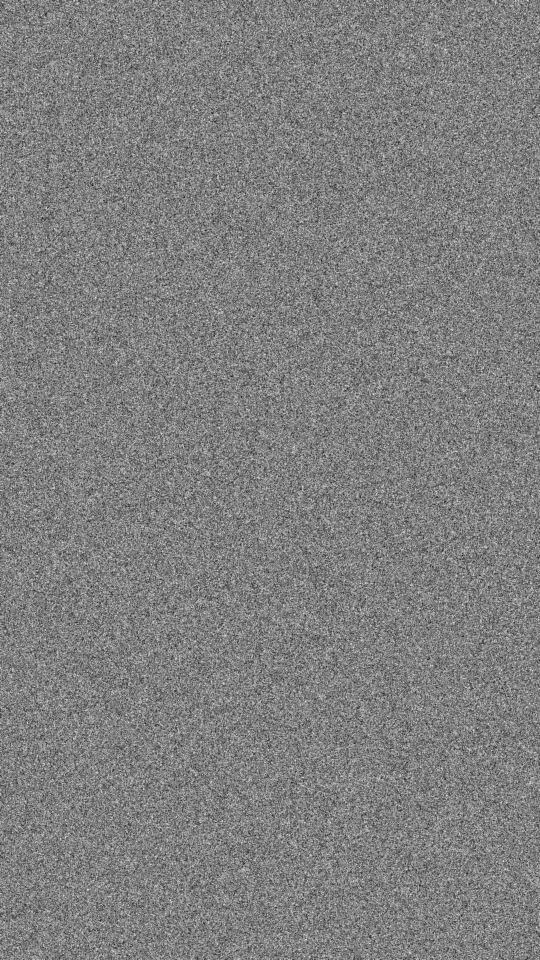
#> input picture reels/013-nov09-roar/assets/img/grain1.png, 540 x 960 px, given in place of grain1.png_05.png, which was not available
$ python trip.py ../../reels/013-nov09-roar/assets/img/grain1.png 5 5 ../../reels/013-nov09-roar/assets/img/grain2.png
#> lines starting #> are read from the running program, lines starting #| are printed output that depends on the picture
import sys
from PIL import Image
tag, a, b, out = sys.argv[1], int(sys.argv[2]), int(sys.argv[3]), sys.argv[4]
ims = [Image.open(f'carousel/{tag}_{i:02d}.png').resize((600, 750)) for i in range(a, b+1)]
#> ims = 1 item
W = Image.new('RGB', (len(ims)*600 + (len(ims)-1)*8, 750), (30,30,30))
#> W: PIL image 600x750 RGB; every value is 30
for k, im in enumerate(ims): W.paste(im, (k*608, 0))
#> this loop made 1 pass
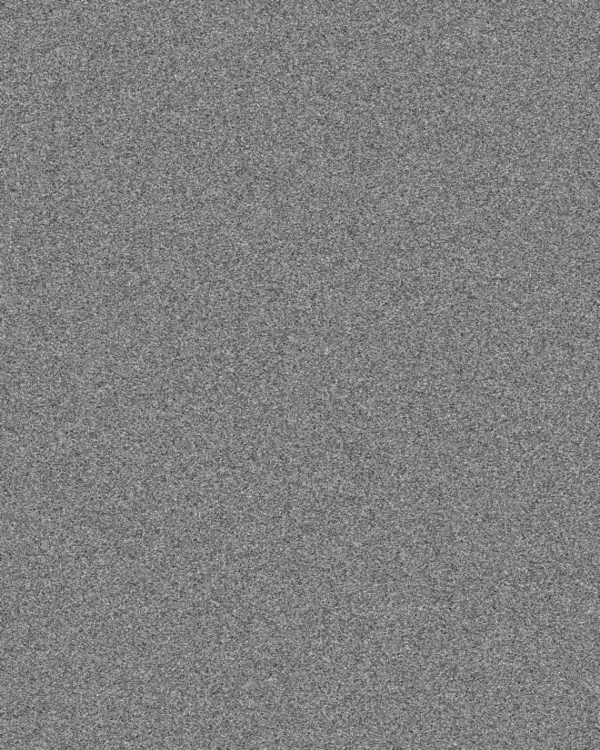
#> W: PIL image 600x750 RGB; min 43, max 213, mean 127.4
W.save(out)

$ run again, on reels/013-nov09-roar/assets/img/grain2.png
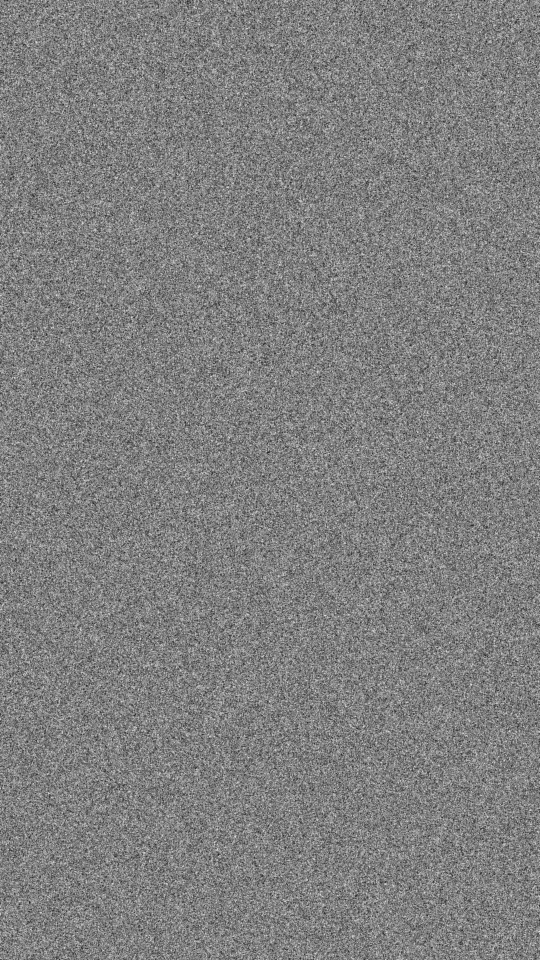
#> input picture reels/013-nov09-roar/assets/img/grain2.png, 540 x 960 px, given in place of grain2.png_05.png, which was not available
#> ims = 1 item
#> the loop `for k, im in enumerate(ims): W.paste(im, (k*608, 0))` made 1 pass
#> after the loop `for k, im in enumerate(ims): W.paste(im, (k*608, 0))`:
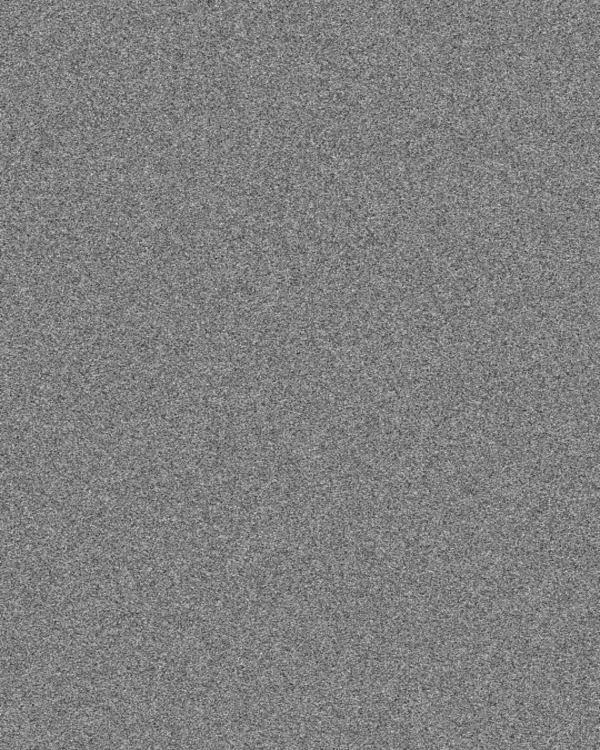
#> W: PIL image 600x750 RGB; min 44, max 219, mean 127.5

$ run again, on reels/013-nov09-roar/assets/img/grain3.png
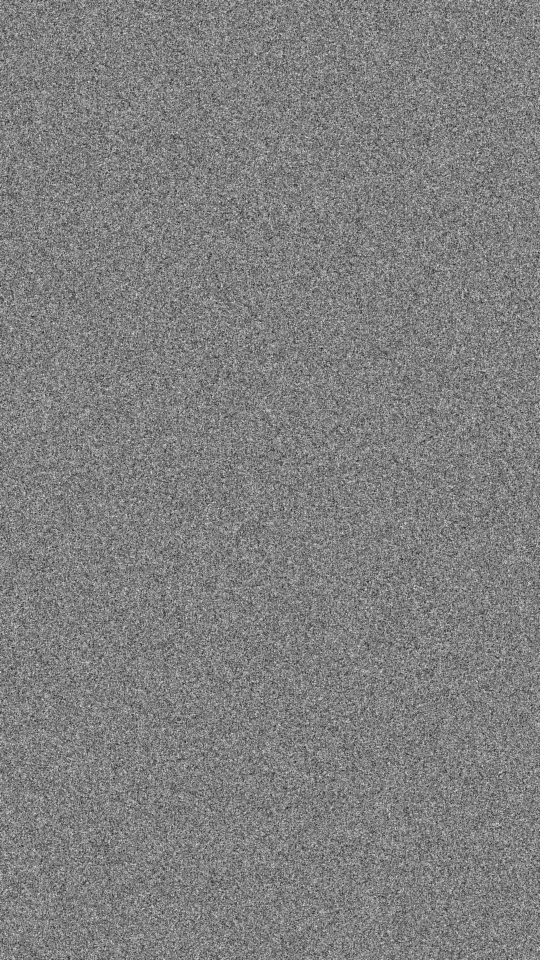
#> input picture reels/013-nov09-roar/assets/img/grain3.png, 540 x 960 px, given in place of grain3.png_05.png, which was not available
#> ims = 1 item
#> the loop `for k, im in enumerate(ims): W.paste(im, (k*608, 0))` made 1 pass
#> after the loop `for k, im in enumerate(ims): W.paste(im, (k*608, 0))`:
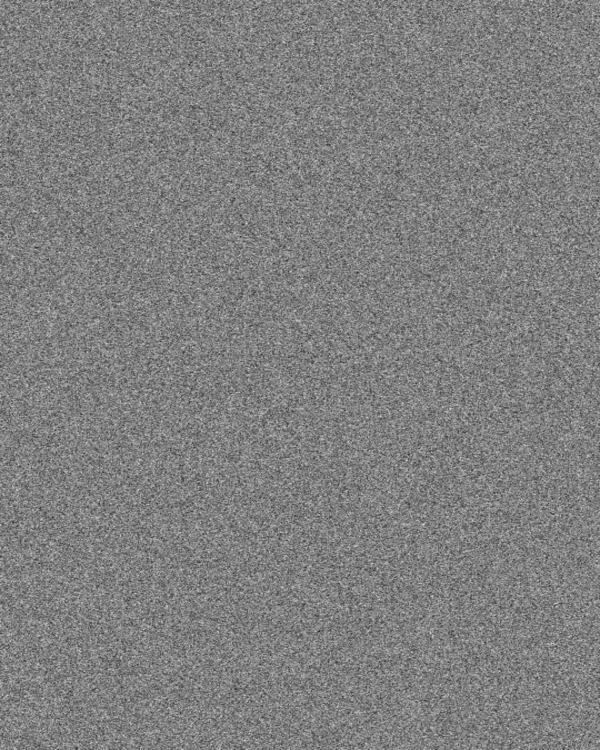
#> W: PIL image 600x750 RGB; min 46, max 211, mean 127.4
